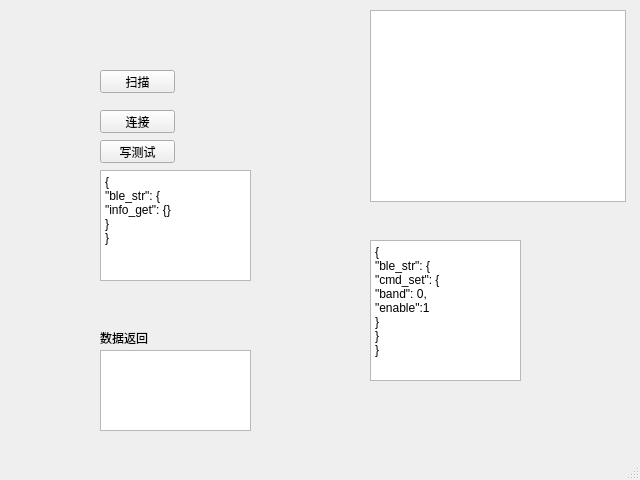
<?xml version="1.0" encoding="UTF-8"?>
<ui version="4.0">
 <class>MainWindow</class>
 <widget class="QMainWindow" name="MainWindow">
  <property name="geometry">
   <rect>
    <x>0</x>
    <y>0</y>
    <width>640</width>
    <height>480</height>
   </rect>
  </property>
  <property name="windowTitle">
   <string>MainWindow</string>
  </property>
  <widget class="QWidget" name="centralwidget">
   <widget class="QListView" name="listView">
    <property name="geometry">
     <rect>
      <x>370</x>
      <y>10</y>
      <width>256</width>
      <height>192</height>
     </rect>
    </property>
   </widget>
   <widget class="QPushButton" name="pushButton">
    <property name="geometry">
     <rect>
      <x>100</x>
      <y>70</y>
      <width>75</width>
      <height>23</height>
     </rect>
    </property>
    <property name="text">
     <string>扫描</string>
    </property>
   </widget>
   <widget class="QPushButton" name="pushButton_2">
    <property name="geometry">
     <rect>
      <x>100</x>
      <y>110</y>
      <width>75</width>
      <height>23</height>
     </rect>
    </property>
    <property name="text">
     <string>连接</string>
    </property>
   </widget>
   <widget class="QPushButton" name="pushButton_3">
    <property name="geometry">
     <rect>
      <x>100</x>
      <y>140</y>
      <width>75</width>
      <height>23</height>
     </rect>
    </property>
    <property name="text">
     <string>写测试</string>
    </property>
   </widget>
   <widget class="QTextEdit" name="textEdit">
    <property name="geometry">
     <rect>
      <x>100</x>
      <y>170</y>
      <width>151</width>
      <height>111</height>
     </rect>
    </property>
    <property name="html">
     <string>&lt;!DOCTYPE HTML PUBLIC &quot;-//W3C//DTD HTML 4.0//EN&quot; &quot;http://www.w3.org/TR/REC-html40/strict.dtd&quot;&gt;
&lt;html&gt;&lt;head&gt;&lt;meta name=&quot;qrichtext&quot; content=&quot;1&quot; /&gt;&lt;meta charset=&quot;utf-8&quot; /&gt;&lt;style type=&quot;text/css&quot;&gt;
p, li { white-space: pre-wrap; }
hr { height: 1px; border-width: 0; }
li.unchecked::marker { content: &quot;\2610&quot;; }
li.checked::marker { content: &quot;\2612&quot;; }
&lt;/style&gt;&lt;/head&gt;&lt;body style=&quot; font-family:'Microsoft YaHei UI'; font-size:9pt; font-weight:400; font-style:normal;&quot;&gt;
&lt;p style=&quot; margin-top:0px; margin-bottom:0px; margin-left:0px; margin-right:0px; -qt-block-indent:0; text-indent:0px;&quot;&gt;{&lt;br /&gt;&amp;quot;ble_str&amp;quot;: {&lt;br /&gt;&amp;quot;info_get&amp;quot;: {}&lt;br /&gt;}&lt;br /&gt;}&lt;br /&gt;&lt;/p&gt;&lt;/body&gt;&lt;/html&gt;</string>
    </property>
   </widget>
   <widget class="QTextEdit" name="textEdit_2">
    <property name="geometry">
     <rect>
      <x>370</x>
      <y>240</y>
      <width>151</width>
      <height>141</height>
     </rect>
    </property>
    <property name="html">
     <string>&lt;!DOCTYPE HTML PUBLIC &quot;-//W3C//DTD HTML 4.0//EN&quot; &quot;http://www.w3.org/TR/REC-html40/strict.dtd&quot;&gt;
&lt;html&gt;&lt;head&gt;&lt;meta name=&quot;qrichtext&quot; content=&quot;1&quot; /&gt;&lt;meta charset=&quot;utf-8&quot; /&gt;&lt;style type=&quot;text/css&quot;&gt;
p, li { white-space: pre-wrap; }
hr { height: 1px; border-width: 0; }
li.unchecked::marker { content: &quot;\2610&quot;; }
li.checked::marker { content: &quot;\2612&quot;; }
&lt;/style&gt;&lt;/head&gt;&lt;body style=&quot; font-family:'Microsoft YaHei UI'; font-size:9pt; font-weight:400; font-style:normal;&quot;&gt;
&lt;p style=&quot; margin-top:0px; margin-bottom:0px; margin-left:0px; margin-right:0px; -qt-block-indent:0; text-indent:0px;&quot;&gt;{&lt;br /&gt;&amp;quot;ble_str&amp;quot;: {&lt;br /&gt;&amp;quot;cmd_set&amp;quot;: {&lt;br /&gt;&amp;quot;band&amp;quot;: 0,&lt;br /&gt;&amp;quot;enable&amp;quot;:1&lt;br /&gt;}&lt;br /&gt;}&lt;br /&gt;}&lt;/p&gt;&lt;/body&gt;&lt;/html&gt;</string>
    </property>
   </widget>
   <widget class="QTextEdit" name="textEdit_3">
    <property name="geometry">
     <rect>
      <x>100</x>
      <y>350</y>
      <width>151</width>
      <height>81</height>
     </rect>
    </property>
    <property name="html">
     <string>&lt;!DOCTYPE HTML PUBLIC &quot;-//W3C//DTD HTML 4.0//EN&quot; &quot;http://www.w3.org/TR/REC-html40/strict.dtd&quot;&gt;
&lt;html&gt;&lt;head&gt;&lt;meta name=&quot;qrichtext&quot; content=&quot;1&quot; /&gt;&lt;meta charset=&quot;utf-8&quot; /&gt;&lt;style type=&quot;text/css&quot;&gt;
p, li { white-space: pre-wrap; }
hr { height: 1px; border-width: 0; }
li.unchecked::marker { content: &quot;\2610&quot;; }
li.checked::marker { content: &quot;\2612&quot;; }
&lt;/style&gt;&lt;/head&gt;&lt;body style=&quot; font-family:'Microsoft YaHei UI'; font-size:9pt; font-weight:400; font-style:normal;&quot;&gt;
&lt;p style=&quot;-qt-paragraph-type:empty; margin-top:0px; margin-bottom:0px; margin-left:0px; margin-right:0px; -qt-block-indent:0; text-indent:0px;&quot;&gt;&lt;br /&gt;&lt;/p&gt;&lt;/body&gt;&lt;/html&gt;</string>
    </property>
   </widget>
   <widget class="QLabel" name="label">
    <property name="geometry">
     <rect>
      <x>100</x>
      <y>330</y>
      <width>53</width>
      <height>15</height>
     </rect>
    </property>
    <property name="text">
     <string>数据返回</string>
    </property>
   </widget>
  </widget>
  <widget class="QMenuBar" name="menubar">
   <property name="geometry">
    <rect>
     <x>0</x>
     <y>0</y>
     <width>640</width>
     <height>21</height>
    </rect>
   </property>
  </widget>
  <widget class="QStatusBar" name="statusbar"/>
 </widget>
 <resources/>
 <connections/>
</ui>
